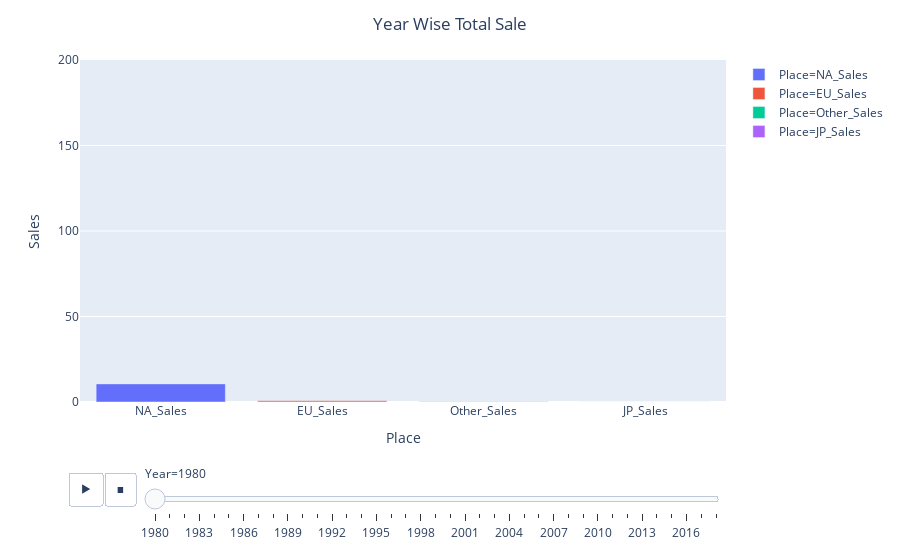

Notebook code cell kept with this figure:
### Code cell
# Year wise total sale

perc = df_vgame[["Year",'NA_Sales','EU_Sales','JP_Sales','Other_Sales']]
perc[['NA_mean','EU_mean','JP_mean','Other_mean']] = perc.groupby('Year')[['NA_Sales','EU_Sales','JP_Sales','Other_Sales']].transform('sum')
perc.drop(['NA_Sales','EU_Sales','JP_Sales','Other_Sales'], axis=1, inplace=True)
perc = perc.drop_duplicates()
perc = perc.sort_values("Year")
df_vgame1 = pd.DataFrame({'Place': ['NA_Sales']*perc.shape[0], 'Year':perc['Year'], 'Sales': perc['NA_mean']})
df_vgame2 = pd.DataFrame({'Place': ['EU_Sales']*perc.shape[0], 'Year':perc['Year'], 'Sales': perc['EU_mean']})
df_vgame3 = pd.DataFrame({'Place': ['JP_Sales']*perc.shape[0], 'Year':perc['Year'], 'Sales': perc['JP_mean']})
df_vgame4 = pd.DataFrame({'Place': ['Other_Sales']*perc.shape[0], 'Year':perc['Year'], 'Sales': perc['Other_mean']})
final = pd.concat([df_vgame1,df_vgame2,df_vgame3,df_vgame4], axis=0)
final = final.sort_values("Year")
fig=px.bar(final,x='Place', y="Sales", animation_frame="Year",animation_group="Place", color="Place", hover_name="Place",range_y=[0,200])
fig.update_layout(title="Year Wise Total Sale",title_x=0.5)
fig.show()

### Figure 1 — Plotly figure (JSON) as saved in the notebook; plotly's stock layout.template omitted (floating-point values rounded to 4 significant figures)
{"data": [{"alignmentgroup": "True", "hoverlabel": {"namelength": 0}, "hovertemplate": "<b>%{hovertext}</b><br><br>Place=%{x}<br>Year=1980<br>Sales=%{y}", "hovertext": ["NA_Sales"], "ids": ["NA_Sales"], "legendgroup": "Place=NA_Sales", "marker": {"color": "#636efa"}, "name": "Place=NA_Sales", "offsetgroup": "Place=NA_Sales", "orientation": "v", "showlegend": true, "textposition": "auto", "type": "bar", "x": ["NA_Sales"], "xaxis": "x", "y": [10.59], "yaxis": "y"}, {"alignmentgroup": "True", "hoverlabel": {"namelength": 0}, "hovertemplate": "<b>%{hovertext}</b><br><br>Place=%{x}<br>Year=1980<br>Sales=%{y}", "hovertext": ["EU_Sales"], "ids": ["EU_Sales"], "legendgroup": "Place=EU_Sales", "marker": {"color": "#EF553B"}, "name": "Place=EU_Sales", "offsetgroup": "Place=EU_Sales", "orientation": "v", "showlegend": true, "textposition": "auto", "type": "bar", "x": ["EU_Sales"], "xaxis": "x", "y": [0.67], "yaxis": "y"}, {"alignmentgroup": "True", "hoverlabel": {"namelength": 0}, "hovertemplate": "<b>%{hovertext}</b><br><br>Place=%{x}<br>Year=1980<br>Sales=%{y}", "hovertext": ["Other_Sales"], "ids": ["Other_Sales"], "legendgroup": "Place=Other_Sales", "marker": {"color": "#00cc96"}, "name": "Place=Other_Sales", "offsetgroup": "Place=Other_Sales", "orientation": "v", "showlegend": true, "textposition": "auto", "type": "bar", "x": ["Other_Sales"], "xaxis": "x", "y": [0.12], "yaxis": "y"}, {"alignmentgroup": "True", "hoverlabel": {"namelength": 0}, "hovertemplate": "<b>%{hovertext}</b><br><br>Place=%{x}<br>Year=1980<br>Sales=%{y}", "hovertext": ["JP_Sales"], "ids": ["JP_Sales"], "legendgroup": "Place=JP_Sales", "marker": {"color": "#ab63fa"}, "name": "Place=JP_Sales", "offsetgroup": "Place=JP_Sales", "orientation": "v", "showlegend": true, "textposition": "auto", "type": "bar", "x": ["JP_Sales"], "xaxis": "x", "y": [0], "yaxis": "y"}], "layout": {"barmode": "relative", "legend": {"tracegroupgap": 0}, "margin": {"t": 60}, "sliders": [{"active": 0, "currentvalue": {"prefix": "Year="}, "len": 0.9, "pad": {"b": 10, "t": 60}, "steps": [{"args": [["1980"], {"frame": {"duration": 0, "redraw": true}, "fromcurrent": true, "mode": "immediate", "transition": {"duration": 0, "easing": "linear"}}], "label": "1980", "method": "animate"}, {"args": [["1981"], {"frame": {"duration": 0, "redraw": true}, "fromcurrent": true, "mode": "immediate", "transition": {"duration": 0, "easing": "linear"}}], "label": "1981", "method": "animate"}, {"args": [["1982"], {"frame": {"duration": 0, "redraw": true}, "fromcurrent": true, "mode": "immediate", "transition": {"duration": 0, "easing": "linear"}}], "label": "1982", "method": "animate"}, {"args": [["1983"], {"frame": {"duration": 0, "redraw": true}, "fromcurrent": true, "mode": "immediate", "transition": {"duration": 0, "easing": "linear"}}], "label": "1983", "method": "animate"}, {"args": [["1984"], {"frame": {"duration": 0, "redraw": true}, "fromcurrent": true, "mode": "immediate", "transition": {"duration": 0, "easing": "linear"}}], "label": "1984", "method": "animate"}, {"args": [["1985"], {"frame": {"duration": 0, "redraw": true}, "fromcurrent": true, "mode": "immediate", "transition": {"duration": 0, "easing": "linear"}}], "label": "1985", "method": "animate"}, {"args": [["1986"], {"frame": {"duration": 0, "redraw": true}, "fromcurrent": true, "mode": "immediate", "transition": {"duration": 0, "easing": "linear"}}], "label": "1986", "method": "animate"}, {"args": [["1987"], {"frame": {"duration": 0, "redraw": true}, "fromcurrent": true, "mode": "immediate", "transition": {"duration": 0, "easing": "linear"}}], "label": "1987", "method": "animate"}, {"args": [["1988"], {"frame": {"duration": 0, "redraw": true}, "fromcurrent": true, "mode": "immediate", "transition": {"duration": 0, "easing": "linear"}}], "label": "1988", "method": "animate"}, {"args": [["1989"], {"frame": {"duration": 0, "redraw": true}, "fromcurrent": true, "mode": "immediate", "transition": {"duration": 0, "easing": "linear"}}], "label": "1989", "method": "animate"}, {"args": [["1990"], {"frame": {"duration": 0, "redraw": true}, "fromcurrent": true, "mode": "immediate", "transition": {"duration": 0, "easing": "linear"}}], "label": "1990", "method": "animate"}, {"args": [["1991"], {"frame": {"duration": 0, "redraw": true}, "fromcurrent": true, "mode": "immediate", "transition": {"duration": 0, "easing": "linear"}}], "label": "1991", "method": "animate"}, {"args": [["1992"], {"frame": {"duration": 0, "redraw": true}, "fromcurrent": true, "mode": "immediate", "transition": {"duration": 0, "easing": "linear"}}], "label": "1992", "method": "animate"}, {"args": [["1993"], {"frame": {"duration": 0, "redraw": true}, "fromcurrent": true, "mode": "immediate", "transition": {"duration": 0, "easing": "linear"}}], "label": "1993", "method": "animate"}, {"args": [["1994"], {"frame": {"duration": 0, "redraw": true}, "fromcurrent": true, "mode": "immediate", "transition": {"duration": 0, "easing": "linear"}}], "label": "1994", "method": "animate"}, {"args": [["1995"], {"frame": {"duration": 0, "redraw": true}, "fromcurrent": true, "mode": "immediate", "transition": {"duration": 0, "easing": "linear"}}], "label": "1995", "method": "animate"}, {"args": [["1996"], {"frame": {"duration": 0, "redraw": true}, "fromcurrent": true, "mode": "immediate", "transition": {"duration": 0, "easing": "linear"}}], "label": "1996", "method": "animate"}, {"args": [["1997"], {"frame": {"duration": 0, "redraw": true}, "fromcurrent": true, "mode": "immediate", "transition": {"duration": 0, "easing": "linear"}}], "label": "1997", "method": "animate"}, {"args": [["1998"], {"frame": {"duration": 0, "redraw": true}, "fromcurrent": true, "mode": "immediate", "transition": {"duration": 0, "easing": "linear"}}], "label": "1998", "method": "animate"}, {"args": [["1999"], {"frame": {"duration": 0, "redraw": true}, "fromcurrent": true, "mode": "immediate", "transition": {"duration": 0, "easing": "linear"}}], "label": "1999", "method": "animate"}, {"args": [["2000"], {"frame": {"duration": 0, "redraw": true}, "fromcurrent": true, "mode": "immediate", "transition": {"duration": 0, "easing": "linear"}}], "label": "2000", "method": "animate"}, {"args": [["2001"], {"frame": {"duration": 0, "redraw": true}, "fromcurrent": true, "mode": "immediate", "transition": {"duration": 0, "easing": "linear"}}], "label": "2001", "method": "animate"}, {"args": [["2002"], {"frame": {"duration": 0, "redraw": true}, "fromcurrent": true, "mode": "immediate", "transition": {"duration": 0, "easing": "linear"}}], "label": "2002", "method": "animate"}, {"args": [["2003"], {"frame": {"duration": 0, "redraw": true}, "fromcurrent": true, "mode": "immediate", "transition": {"duration": 0, "easing": "linear"}}], "label": "2003", "method": "animate"}, {"args": [["2004"], {"frame": {"duration": 0, "redraw": true}, "fromcurrent": true, "mode": "immediate", "transition": {"duration": 0, "easing": "linear"}}], "label": "2004", "method": "animate"}, {"args": [["2005"], {"frame": {"duration": 0, "redraw": true}, "fromcurrent": true, "mode": "immediate", "transition": {"duration": 0, "easing": "linear"}}], "label": "2005", "method": "animate"}, {"args": [["2006"], {"frame": {"duration": 0, "redraw": true}, "fromcurrent": true, "mode": "immediate", "transition": {"duration": 0, "easing": "linear"}}], "label": "2006", "method": "animate"}, {"args": [["2007"], {"frame": {"duration": 0, "redraw": true}, "fromcurrent": true, "mode": "immediate", "transition": {"duration": 0, "easing": "linear"}}], "label": "2007", "method": "animate"}, {"args": [["2008"], {"frame": {"duration": 0, "redraw": true}, "fromcurrent": true, "mode": "immediate", "transition": {"duration": 0, "easing": "linear"}}], "label": "2008", "method": "animate"}, {"args": [["2009"], {"frame": {"duration": 0, "redraw": true}, "fromcurrent": true, "mode": "immediate", "transition": {"duration": 0, "easing": "linear"}}], "label": "2009", "method": "animate"}, {"args": [["2010"], {"frame": {"duration": 0, "redraw": true}, "fromcurrent": true, "mode": "immediate", "transition": {"duration": 0, "easing": "linear"}}], "label": "2010", "method": "animate"}, {"args": [["2011"], {"frame": {"duration": 0, "redraw": true}, "fromcurrent": true, "mode": "immediate", "transition": {"duration": 0, "easing": "linear"}}], "label": "2011", "method": "animate"}, {"args": [["2012"], {"frame": {"duration": 0, "redraw": true}, "fromcurrent": true, "mode": "immediate", "transition": {"duration": 0, "easing": "linear"}}], "label": "2012", "method": "animate"}, {"args": [["2013"], {"frame": {"duration": 0, "redraw": true}, "fromcurrent": true, "mode": "immediate", "transition": {"duration": 0, "easing": "linear"}}], "label": "2013", "method": "animate"}, {"args": [["2014"], {"frame": {"duration": 0, "redraw": true}, "fromcurrent": true, "mode": "immediate", "transition": {"duration": 0, "easing": "linear"}}], "label": "2014", "method": "animate"}, {"args": [["2015"], {"frame": {"duration": 0, "redraw": true}, "fromcurrent": true, "mode": "immediate", "transition": {"duration": 0, "easing": "linear"}}], "label": "2015", "method": "animate"}, {"args": [["2016"], {"frame": {"duration": 0, "redraw": true}, "fromcurrent": true, "mode": "immediate", "transition": {"duration": 0, "easing": "linear"}}], "label": "2016", "method": "animate"}, {"args": [["2017"], {"frame": {"duration": 0, "redraw": true}, "fromcurrent": true, "mode": "immediate", "transition": {"duration": 0, "easing": "linear"}}], "label": "2017", "method": "animate"}, {"args": [["2020"], {"frame": {"duration": 0, "redraw": true}, "fromcurrent": true, "mode": "immediate", "transition": {"duration": 0, "easing": "linear"}}], "label": "2020", "method": "animate"}], "x": 0.1, "xanchor": "left", "y": 0, "yanchor": "top"}], "title": {"text": "Year Wise Total Sale", "x": 0.5}, "updatemenus": [{"buttons": [{"args": [null, {"frame": {"duration": 500, "redraw": true}, "fromcurrent": true, "mode": "immediate", "transition": {"duration": 500, "easing": "linear"}}], "label": "&#9654;", "method": "animate"}, {"args": [[null], {"frame": {"duration": 0, "redraw": true}, "fromcurrent": true, "mode": "immediate", "transition": {"duration": 0, "easing": "linear"}}], "label": "&#9724;", "method": "animate"}], "direction": "left", "pad": {"r": 10, "t": 70}, "showactive": false, "type": "buttons", "x": 0.1, "xanchor": "right", "y": 0, "yanchor": "top"}], "xaxis": {"anchor": "y", "categoryarray": ["NA_Sales", "EU_Sales", "Other_Sales", "JP_Sales"], "categoryorder": "array", "domain": [0, 1], "title": {"text": "Place"}}, "yaxis": {"anchor": "x", "domain": [0, 1], "range": [0, 200], "title": {"text": "Sales"}}}}
